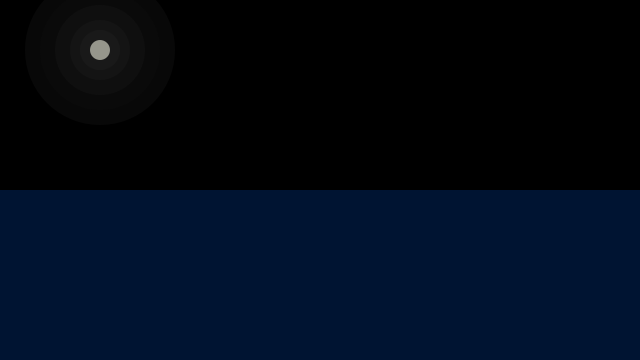
Frame 1 (no input)
Frame 60 (the mouse pressed at the canvas centre just before this capture): identical to frame 1, image omitted
Frame 120 (the mouse held since frame 60 and released just before this capture): identical to frame 1, image omitted

The Processing sketch that drew this single still picture (run headless with seeded random() and noise(); from frame 60 on, the mouse is pressed at the canvas centre):

// Processing sketch: processing_94584
// ── processing_94584.pde

int numLights = 100;
Light[] lights = new Light[numLights];
   
void setup() {
  size(640, 360);
  noStroke();
  back();
  for (int i = 0; i < numLights; i++)
  {
     lights[i] = new Light();
  }
}


void back()
{
  background(0);
  fill(0,20,50);
  rect(0,5*height/10+10,width,height);
  fill(8,8,8);
  ellipse(100,50,150,150);
  fill(10,10,10);
  ellipse(100,50,120,120);
  fill(15,15,15);
  ellipse(100,50,90,90);
  fill(20,20,20);
  ellipse(100,50,60,60);
  fill(25,25,25);
  ellipse(100,50,40,40);
  fill(150,150,140);
  ellipse(100,50,20,20);
}

void draw() 
{ 
  back();
  for (int i = 0;i<numLights;i++)
  {
    lights[i].round();     
  }
}

class Light {
  float x, y, radius, c;
  boolean open = false;
  
  Light() 
  {
    radius = 2;
    x = random(6*width/10)+ width/10;
    y = random(height/10)+ 4*height/10;
  }
  
  void round()
  {
    change();
    if (open)
      display();
  }
  
  void display()
  {
    fill(50,50,0);
    ellipse(x,y,5,5);
    fill(200,200,0);
    ellipse(x,y,2,2);
    fill(250,250,250);
    ellipse(x,y,1,1);
    
    fill(40,40,40);
    ellipse(x,height/2+15,6,3);
    ellipse(x,height/2+25,8,2);
    ellipse(x,height/2+30,9,1);
    ellipse(x,height/2+32,11,1);
  }
  
  void change()
  {
      if ( open && random(1) > 0.9999)
        open = false;
      if ( !open && random(1) > 0.9999)
        open = true;
  }
  
}
